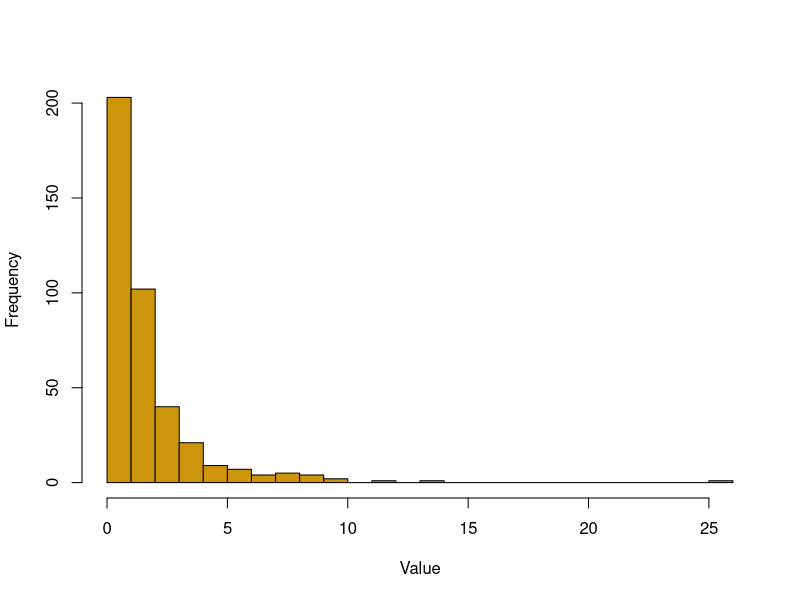
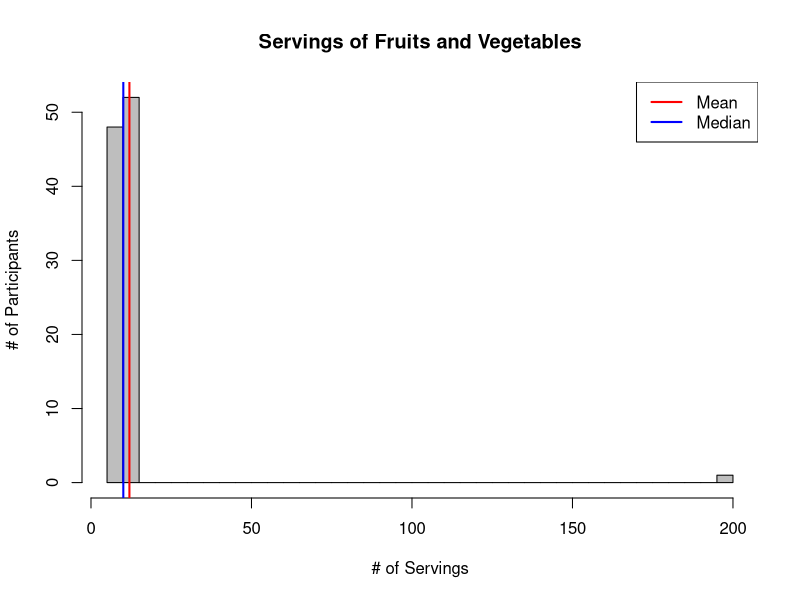
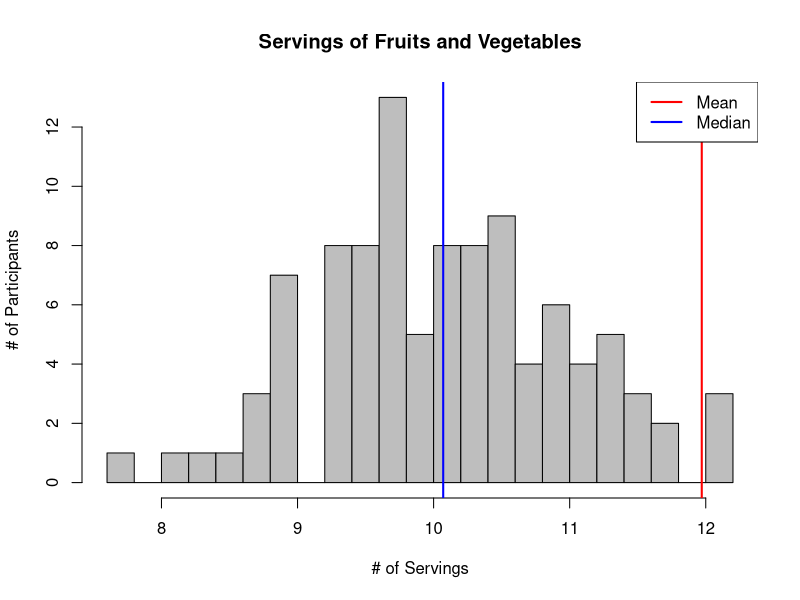

Recreate these plots in R, in order.
## ---- chunk 1
set.seed(123)

# Simulate data from a normal distribution
normal_data <- rnorm(400, mean = 0, sd = 1)

# Transform the data to make it right-skewed
right_skewed_data <- exp(normal_data)

# Create a histogram
hist(right_skewed_data, breaks = 30,
     col = "darkgoldenrod3", main = " ", 
     xlab = "Value")
## ---- chunk 2
set.seed(123)

# Many typical values
x <- rnorm(100, mean = 10, sd = 1)

# One extreme outlier
x_with_outlier <- c(x, 200)

hist(x_with_outlier, breaks = 30, col = "gray",
     main = "Servings of Fruits and Vegetables",
     ylab= "# of Participants",
     xlab = "# of Servings")

abline(v = mean(x_with_outlier), col = "red", lwd = 2)
abline(v = median(x_with_outlier), col = "blue", lwd = 2)

legend("topright",
       legend = c("Mean", "Median"),
       col = c("red", "blue"),
       lwd = 2)
## ---- chunk 3
# Many typical values
hist(x, breaks = 30, col = "gray",
     main = "Servings of Fruits and Vegetables",
     ylab= "# of Participants",
     xlab = "# of Servings")

abline(v = mean(x_with_outlier), col = "red", lwd = 2)
abline(v = median(x_with_outlier), col = "blue", lwd = 2)

legend("topright",
       legend = c("Mean", "Median"),
       col = c("red", "blue"),
       lwd = 2)
